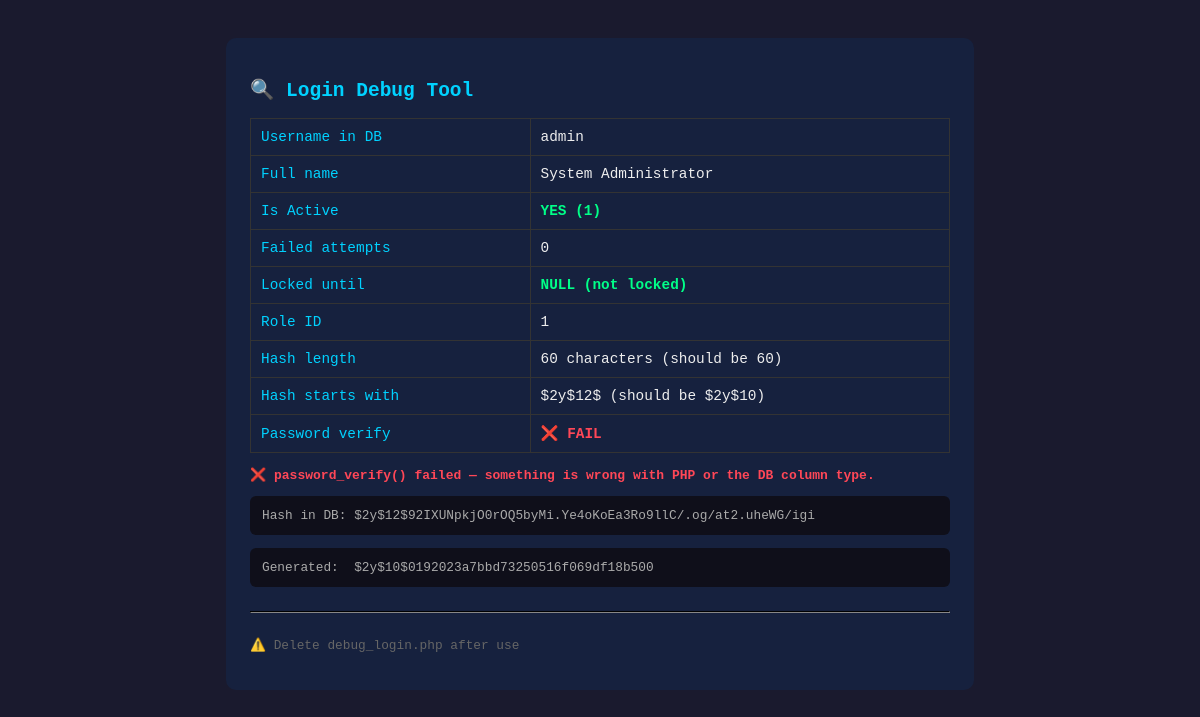
The app's page /debug_login.php with its own data.
### tables this page shows
CREATE TABLE IF NOT EXISTS tbl_users (
    user_id INT AUTO_INCREMENT PRIMARY KEY,
    username VARCHAR(50) NOT NULL UNIQUE,
    password_hash VARBINARY(255) NOT NULL,
    full_name VARCHAR(150) NOT NULL,
    role_id INT NOT NULL,
    is_active BOOLEAN DEFAULT TRUE,
    failed_attempts INT DEFAULT 0,
    locked_until DATETIME NULL,
    last_login DATETIME NULL,
    created_at DATETIME DEFAULT CURRENT_TIMESTAMP,
    FOREIGN KEY (role_id) REFERENCES tbl_roles(role_id)
);

### debug_login.php (the view, shortened to what this page needs)
<?php
$conn = getDBConnection();
$password = 'admin123';
$hash = password_hash($password, PASSWORD_BCRYPT, ['cost' => 10]);
$row = $conn->query("SELECT * FROM tbl_users WHERE username='admin'")->fetch_assoc();
$verify = password_verify($password, $row['password_hash']);
?>
<!DOCTYPE html>
<html>
<head>
</head>
<body>
<div class="box">
<h2>🔍 Login Debug Tool</h2>
<table>
  <tr><td>Username in DB</td><td><?= htmlspecialchars($row['username']) ?></td></tr>
  <tr><td>Full name</td><td><?= htmlspecialchars($row['full_name']) ?></td></tr>
  <tr><td>Is Active</td><td><?= $row['is_active'] ? '<span class="ok">YES (1)</span>' : '<span class="err">NO (0)</span>' ?></td></tr>
  <tr><td>Failed attempts</td><td><?= (int)$row['failed_attempts'] ?></td></tr>
  <tr><td>Locked until</td><td><?= $row['locked_until'] ?? '<span class="ok">NULL (not locked)</span>' ?></td></tr>
  <tr><td>Role ID</td><td><?= (int)$row['role_id'] ?></td></tr>
  <tr><td>Hash length</td><td><?= strlen($row['password_hash']) ?> characters (should be 60)</td></tr>
  <tr><td>Hash starts with</td><td><?= htmlspecialchars(substr($row['password_hash'], 0, 7)) ?> (should be $2y$10)</td></tr>
  <tr><td>Password verify</td><td><?= $verify ? '<span class="ok">✅ PASS - password_verify() works</span>' : '<span class="err">❌ FAIL</span>' ?></td></tr>
</table>
<?php if ($verify): ?>
<p class="ok">✅ Everything is correct in the database!</p>
<p style="color:#ffd700;">Use these credentials:</p>
<table>
  <tr><td>Username</td><td><strong style="color:#00ff88;">admin</strong></td></tr>
  <tr><td>Password</td><td><strong style="color:#00ff88;">admin123</strong></td></tr>
</table>
<a href="/" class="btn">→ Go Login Now</a>
<?php else: ?>
<p class="err">❌ password_verify() failed — something is wrong with PHP or the DB column type.</p>
<pre>Hash in DB: <?= htmlspecialchars($row['password_hash']) ?></pre>
<pre>Generated:  <?= htmlspecialchars($hash) ?></pre>
<?php endif; ?>
<hr style="border-color:#333;margin:24px 0;">
<p style="color:#666;font-size:.8rem;">⚠️ Delete debug_login.php after use</p>
</div>
</body>
</html>

### debug_login.php (style rules this page uses)
body { font-family:monospace;background:#1a1a2e;color:#eee;padding:30px; }
.box { background:#16213e;padding:24px;border-radius:10px;max-width:700px;margin:auto; }
h2 { color:#00d2ff; }
.ok { color:#00ff88;font-weight:bold; }
.err { color:#ff4757;font-weight:bold; }
table { width:100%;border-collapse:collapse;margin:14px 0; }
td { padding:10px;border:1px solid #333;font-size:.9rem; }
td:first-child { color:#00d2ff;width:40%; }
pre { background:#0f0f1a;padding:12px;border-radius:6px;overflow-x:auto;font-size:.8rem;color:#aaa; }

### records on screen
tbl_users: username "admin", full_name "System Administrator", failed_attempts "0", locked_until "NULL (not locked)", role "1", password_hash "60", password_hash "$2y$12$", password_hash "$2y$12$92IXUNpkjO0rOQ5byMi.Ye4oKoEa3Ro9llC/.og/at2.uheWG/igi"

### other values on screen
$hash "$2y$10$0192023a7bbd73250516f069df18b500"
